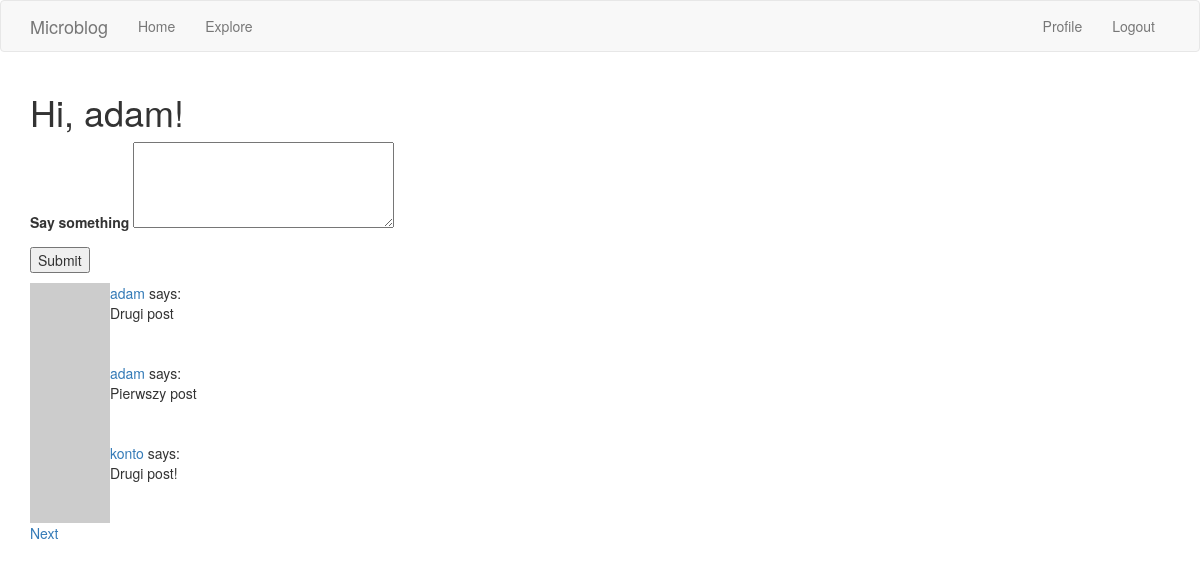
/index (signed in), run on the app's committed database.
### app/models.py (models this page shows, shortened)
class User(db.Model, UserMixin):
    id = db.Column(db.Integer, primary_key=True)
    username = db.Column(db.String(64), index=True, unique=True)
    email = db.Column(db.String(120), index=True, unique=True)
    password_hash = db.Column(db.String(128))
    posts = db.relationship('Post', backref='author', lazy='dynamic')
    about_me = db.Column(db.String(140))
    last_seen = db.Column(db.DateTime, default=datetime.utcnow)
    followed = db.relationship(
        'User', secondary=followers,
        primaryjoin=(followers.c.follower_id == id),
        secondaryjoin=(followers.c.followed_id == id),
        backref=db.backref('followers', lazy='dynamic'), lazy='dynamic') # user1.follow(user2) -->  user2.followers()
    def avatar(self, size):
        digest = md5(self.email.lower().encode('utf-8')).hexdigest()
        return 'https://www.gravatar.com/avatar/{}?d=identicon&s={}'.format(digest, size)
    def followed_posts(self):
        followed = Post.query.join(
            followers, (followers.c.followed_id == Post.user_id)).filter(
                followers.c.follower_id == self.id)
        own = Post.query.filter_by(user_id=self.id)
        return followed.union(own).order_by(Post.timestamp.desc())

class Post(db.Model):
    id = db.Column(db.Integer, primary_key=True)
    body = db.Column(db.String(140))
    timestamp = db.Column(db.DateTime, index=True, default=datetime.utcnow)
    user_id = db.Column(db.Integer, db.ForeignKey('user.id'))

### app/routes.py (the view)
@app.route('/', methods=['GET', 'POST'])
@app.route('/index', methods=['GET', 'POST'])
@login_required
def index():
    form = PostForm()
    if form.validate_on_submit():
        post = Post(body=form.post.data, author=current_user)
        db.session.add(post)
        db.session.commit()
        flash('Your post is now live!')
        return redirect(url_for('index'))
    page = request.args.get('page', 1, type=int)
    posts = current_user.followed_posts().paginate(
        page, app.config['POSTS_PER_PAGE'], False
    )
    next_url = url_for('index', page=posts.next_num) \
        if posts.has_next else None
    prev_url = url_for('index', page=posts.prev_num) \
        if posts.has_prev else None
    return render_template('index.html', title='Home', posts=posts.items, form=form, next_url=next_url,
                           prev_url=prev_url)

### app/forms.py
class PostForm(FlaskForm):
    post = TextAreaField('Say something', validators=[
        DataRequired(),
        Length(min=1, max=140)
    ])
    submit = SubmitField('Submit')

### app/models.py (called while the page is built)
@login.user_loader  # callback for current_user
def load_user(id):
    return User.query.get(int(id))  # puts the user in db session, gets it by primary key

### app/routes.py (called while the page is built)
@app.before_request
def before_request():
    if current_user.is_authenticated:
        current_user.last_seen = datetime.utcnow()
        db.session.commit()

### app/Templates/index.html (shortened to what this page needs)
{% extends "base.html" %}
{% block app_content %}
    <h1>Hi, {{ current_user.username }}!</h1>
    {% if form %}
    <form action="" method="post">
        <p>
            {{ form.post.label }}
            {{ form.post(cols=32, rows=4) }}<br>
        </p>
        <p>{{ form.submit() }}</p>
    </form>
    {% endif %}
    {% for post in posts %}
        {% if post %}
            {% include '_post.html' %}
        {% endif %}
    {% endfor %}
    {% if next_url %}
        <a href="{{ next_url }}">Next</a>
    {% endif%}
{% endblock %}

### app/Templates/_post.html (shortened to what this page needs)
<table>
    <tr valign="top">
        <td><img src="{{ post.author.avatar(36) }}"></td>
        <td>
            <a href="{{ url_for('user', username=post.author.username) }}">
                {{ post.author.username }}
            </a>
             says: <br>{{ post.body }}
        </td>
    </tr>
</table>

### data on the page
User: username "adam"
Post: author.username "adam", body "Drugi post"
Post: author.username "adam", body "Pierwszy post"
Post: author.username "konto", body "Drugi post!"
